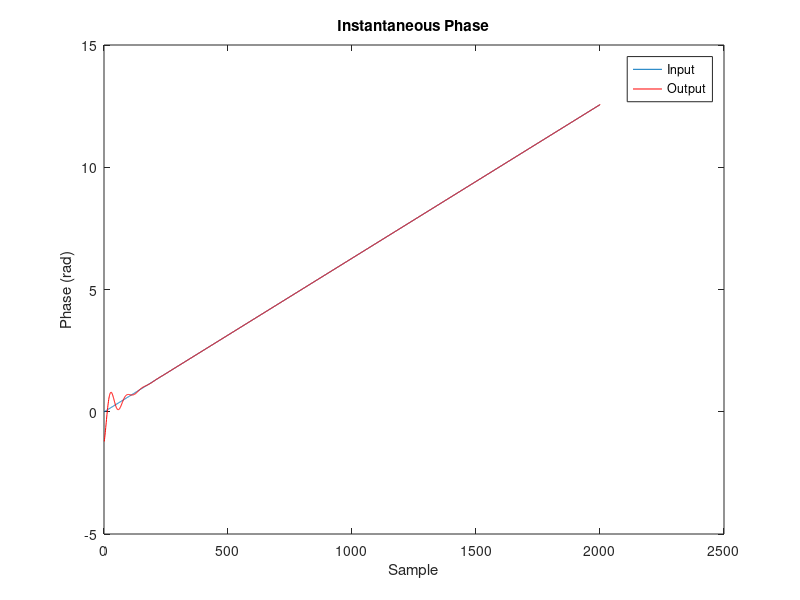
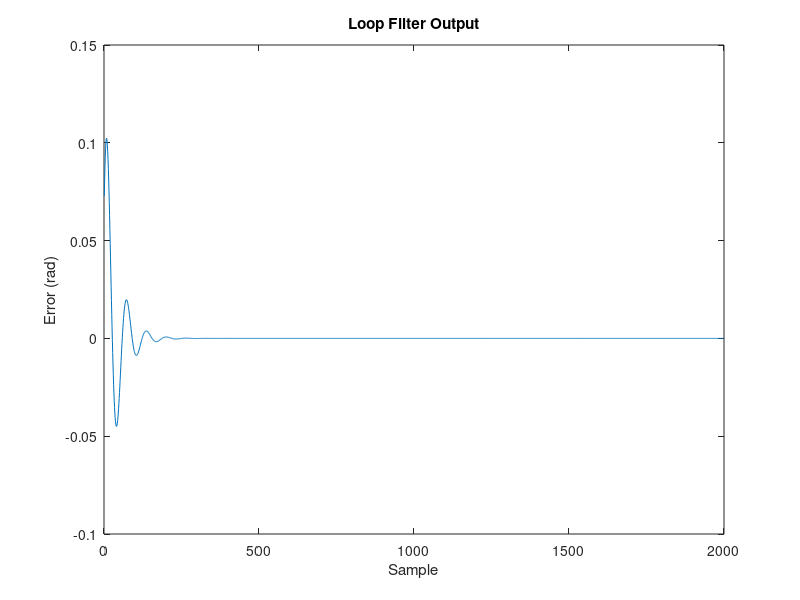
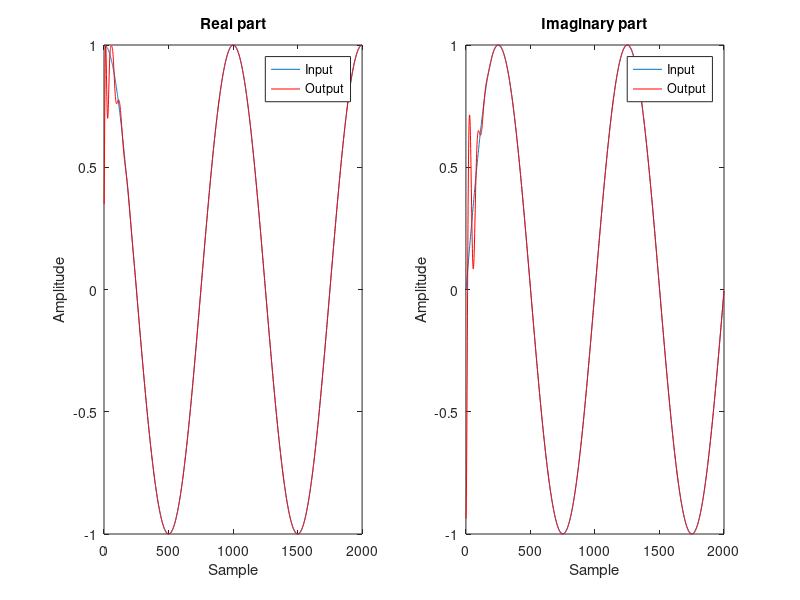

Source code (MATLAB) for these figures, in order:
clearvars clc
% Digital PLL Implementation
%
% Experiment with the loop filter constants Kp and Ki to verify classical
% observations about PLL, such that frequency offsets can not be corrected
% if Ki=0;

nIterations = 2e3;
fs          = 1e6;   % Nominal sampling frequency
y_ppm       = 50;    % Fractional frequency offset in ppm
f0          = 1e3;   % Nominal clock frequency
pn_var      = 1e-9;  % Phase noise variance
Kp          = 0.05;  % Proportional Constant
Ki          = 0.01;  % Integral Constant

%% Derived parameters
y        = y_ppm * 1e-6;  % Fractional frequency offset in ppm
f_offset = y * f0;        % Absolute freq error (in Hz)

% Nominal Phase Increment (used in the loop phase accumulator)
delta_phi_c = 2*pi*f0/fs;

%% Generate input signal
% The input signal obviously does not depend on the loop processing, so we
% can generate it before simulating the loop.
%
% The input here is considered to be a pure complex sinusoid (exponential)
% slightly corrupted by phase noise and eventually with frequency offset.
% We can simulate such an exponential by considering that in each clock
% cycle (sample period), the exponential grows by the following increment:
delta_phi_in = 2*pi*(f0 + f_offset)/fs;
% which when combined to the following phase noise random sequence:
phase_noise  = sqrt(pn_var)*randn(nIterations, 1);
% results in the actual instantanous phase:
phi_in       = (0:nIterations-1).' * delta_phi_in + phase_noise;
% Finally, generate the exponential:
s_in         = exp(1j * phi_in);

%% Loop
% The loop has three main components:
%   1) Direct Digital Synthesizer (DDS): iteratively generates a a complex
%   sinusoid by computing e(j*phi_loop), where "phi_loop" is its
%   instantaneous phase that continuously grows based on a configurable
%   increment value. The angle increment added to the DDS (accumulated in
%   "phi_loop", i.e. its "phase accumulator") at each clock cycle (sample
%   period) is the nominal increment 2*pi*f0/fs plus a varying correction
%   term. The latter term should vary considerably until the point in which
%   the DDS output is synchronized to the input, namely until the loop
%   "locks".
%
%   2) Phase Detector: extracts the phase error from the input complex
%   exponential and the loop complex exponential
%
%   3) Loop Filter: filters the phase error such that, after sufficient
%   iterations, it is driven to zero. The output of the loop filter (called
%   filtered phase error) is the correction term used in the DDS.

% Preallocate
dds_loop           = zeros(nIterations, 1); % DDS Complex Value
phi_loop           = zeros(nIterations, 1); % DDS Phase Accumulator
dds_mult           = zeros(nIterations, 1); % Conjugate Product
phi_error          = zeros(nIterations, 1); % Phase Error
phi_error_filtered = zeros(nIterations, 1); % Filtered Phase Error

% Initialize the loop DDS to a random phase
phi_loop(1)  = sqrt(pi)*randn;

% Initialize integral filter output
integral_out = 0;

for i = 1:nIterations

%% Loop DDS:
dds_loop(i) = exp(1j*phi_loop(i));

%% Phase Detector
% Phase error is obtained by computing the angle of the conjugate product
%   Input                 : e^(j*phi_in)
%   Loop                  : e^(j*phi_loop)
%   Conjugate Product     : e^[j*(phi_in - phi_loop)]
%   ---------------------------------------------------
%   Conj. Product Angle   : phi_in - phi_loop

% Multiply the input complex exponential by the conjugate of the loop DDS:
dds_mult(i) = s_in(i) * conj(dds_loop(i));

% Phase error:
phi_error(i) = angle(dds_mult(i));

%% Loop Filter
% The loop filter consists of a Proportional+Integral (PI) controller

% Proportional term
proportional_out = phi_error(i)*Kp;

% Integral term
integral_out     = phi_error(i)*Ki + integral_out;

% PI Filter output:
phi_error_filtered(i) = proportional_out + integral_out;

%% Update the phase accumulator of the loop DDS
% The angle of the DDS complex exponential in the next clock cycle results
% from the sum between the nominal phase increment and the filtered phase
% error term:
phi_loop(i+1) = phi_loop(i) + delta_phi_c + phi_error_filtered(i);

end

%% Performance
% Input vs. Output Instantaneous Phase
figure
plot(phi_in)
hold on
plot(phi_loop, 'r')
title('Instantaneous Phase')
xlabel('Sample')
ylabel('Phase (rad)')
legend('Input', 'Output')

% Filtered Phase Error
figure
plot(phi_error_filtered)
title('Loop Filter Output')
xlabel('Sample')
ylabel('Error (rad)')

% Input vs. Output Sinusoids
figure
subplot(121)
plot(real(s_in))
hold on
plot(real(dds_loop), 'r')
ylabel('Amplitude')
xlabel('Sample')
title('Real part')
legend('Input', 'Output')

subplot(122)
plot(imag(s_in))
hold on
plot(imag(dds_loop), 'r')
ylabel('Amplitude')
xlabel('Sample')
title('Imaginary part')
legend('Input', 'Output')
